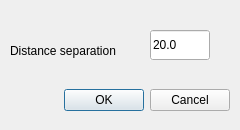
<?xml version="1.0" encoding="UTF-8"?>
<ui version="4.0">
 <class>DistanceDialog</class>
 <widget class="QDialog" name="DistanceDialog">
  <property name="geometry">
   <rect>
    <x>0</x>
    <y>0</y>
    <width>240</width>
    <height>130</height>
   </rect>
  </property>
  <property name="windowTitle">
   <string>Dialog</string>
  </property>
  <property name="autoFillBackground">
   <bool>true</bool>
  </property>
  <widget class="QDialogButtonBox" name="buttonBox">
   <property name="geometry">
    <rect>
     <x>10</x>
     <y>80</y>
     <width>220</width>
     <height>40</height>
    </rect>
   </property>
   <property name="orientation">
    <enum>Qt::Horizontal</enum>
   </property>
   <property name="standardButtons">
    <set>QDialogButtonBox::Cancel|QDialogButtonBox::Ok</set>
   </property>
  </widget>
  <widget class="QLabel" name="label">
   <property name="geometry">
    <rect>
     <x>10</x>
     <y>40</y>
     <width>131</width>
     <height>21</height>
    </rect>
   </property>
   <property name="text">
    <string>Distance separation</string>
   </property>
  </widget>
  <widget class="QLineEdit" name="lineEdit">
   <property name="enabled">
    <bool>true</bool>
   </property>
   <property name="geometry">
    <rect>
     <x>150</x>
     <y>30</y>
     <width>60</width>
     <height>30</height>
    </rect>
   </property>
   <property name="autoFillBackground">
    <bool>true</bool>
   </property>
   <property name="inputMask">
    <string/>
   </property>
   <property name="text">
    <string>20.0</string>
   </property>
  </widget>
 </widget>
 <resources/>
 <connections>
  <connection>
   <sender>buttonBox</sender>
   <signal>accepted()</signal>
   <receiver>DistanceDialog</receiver>
   <slot>accept()</slot>
   <hints>
    <hint type="sourcelabel">
     <x>248</x>
     <y>254</y>
    </hint>
    <hint type="destinationlabel">
     <x>157</x>
     <y>274</y>
    </hint>
   </hints>
  </connection>
  <connection>
   <sender>buttonBox</sender>
   <signal>rejected()</signal>
   <receiver>DistanceDialog</receiver>
   <slot>reject()</slot>
   <hints>
    <hint type="sourcelabel">
     <x>316</x>
     <y>260</y>
    </hint>
    <hint type="destinationlabel">
     <x>286</x>
     <y>274</y>
    </hint>
   </hints>
  </connection>
 </connections>
</ui>
